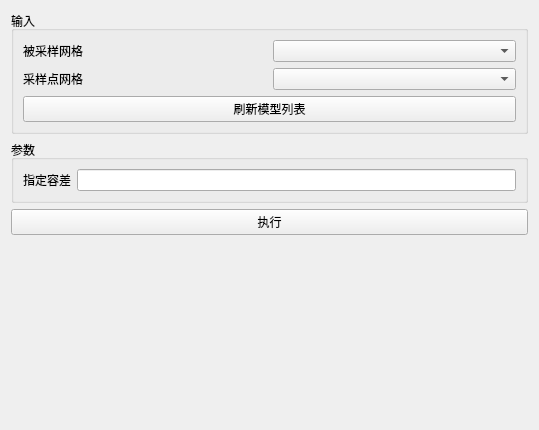
<?xml version="1.0" encoding="UTF-8"?>
<ui version="4.0">
 <class>ResampleWithDataSetWidget</class>
 <widget class="QWidget" name="ResampleWithDataSetWidget">
  <property name="geometry">
   <rect>
    <x>0</x>
    <y>0</y>
    <width>539</width>
    <height>430</height>
   </rect>
  </property>
  <property name="windowTitle">
   <string>Form</string>
  </property>
  <layout class="QVBoxLayout" name="verticalLayout_Main">
   <item>
    <widget class="QGroupBox" name="groupBox_Input">
     <property name="title">
      <string>输入</string>
     </property>
     <layout class="QGridLayout" name="gridLayout_Input">
      <item row="0" column="0">
       <widget class="QLabel" name="label_Source">
        <property name="text">
         <string>被采样网格</string>
        </property>
        <property name="toolTip">
         <string>提供数据的网格（对应 VTK 的 Source）：只有它的点数据会被插值到采样点上；它的单元数据不进入输出（单元只用于定位采样点）。</string>
        </property>
       </widget>
      </item>
      <item row="0" column="1">
       <widget class="QComboBox" name="comboBox_Source"/>
      </item>
      <item row="1" column="0">
       <widget class="QLabel" name="label_Probe">
        <property name="text">
         <string>采样点网格</string>
        </property>
        <property name="toolTip">
         <string>探针几何（对应 VTK 的 Input）：它的所有点作为采样位置，输出是它的同类型深拷贝。</string>
        </property>
       </widget>
      </item>
      <item row="1" column="1">
       <widget class="QComboBox" name="comboBox_Probe"/>
      </item>
      <item row="2" column="0" colspan="2">
       <widget class="QPushButton" name="pushButton_Refresh">
        <property name="text">
         <string>刷新模型列表</string>
        </property>
       </widget>
      </item>
     </layout>
    </widget>
   </item>
   <item>
    <widget class="QGroupBox" name="groupBox_Params">
     <property name="title">
      <string>参数</string>
     </property>
     <layout class="QGridLayout" name="gridLayout_Params">
      <item row="0" column="0">
       <widget class="QLabel" name="label_Tolerance">
        <property name="text">
         <string>指定容差</string>
        </property>
        <property name="toolTip">
         <string>相对被采样网格包围盒对角线长度；留空或填 0 表示自动容差（包围盒对角线 × 1e-6）。</string>
        </property>
       </widget>
      </item>
      <item row="0" column="1">
       <widget class="QLineEdit" name="lineEdit_Tolerance"/>
      </item>
     </layout>
    </widget>
   </item>
   <item>
    <widget class="QPushButton" name="pushButton_Execute">
     <property name="text">
      <string>执行</string>
     </property>
    </widget>
   </item>
   <item>
    <widget class="QLabel" name="label_Message">
     <property name="text">
      <string/>
     </property>
     <property name="wordWrap">
      <bool>true</bool>
     </property>
    </widget>
   </item>
   <item>
    <spacer name="verticalSpacer">
     <property name="orientation">
      <enum>Qt::Vertical</enum>
     </property>
     <property name="sizeHint" stdset="0">
      <size>
       <width>20</width>
       <height>10</height>
      </size>
     </property>
    </spacer>
   </item>
  </layout>
 </widget>
 <resources/>
 <connections/>
</ui>
